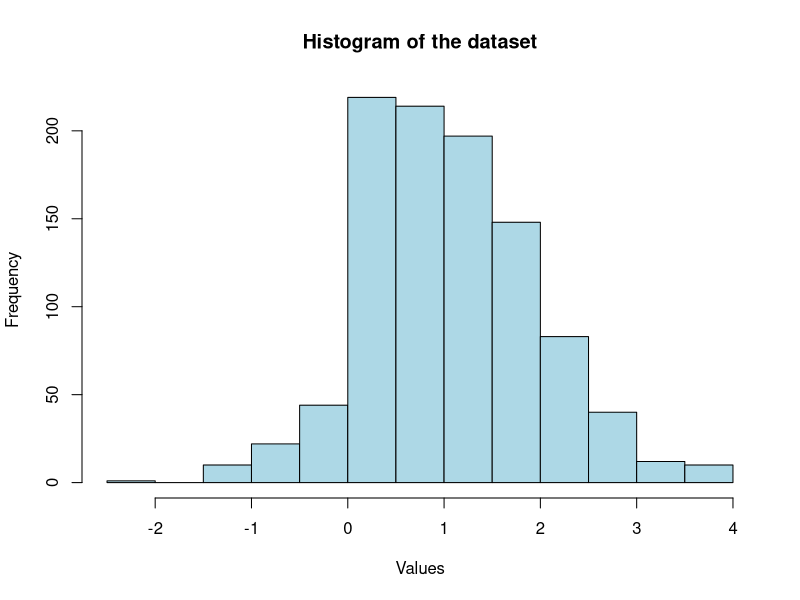
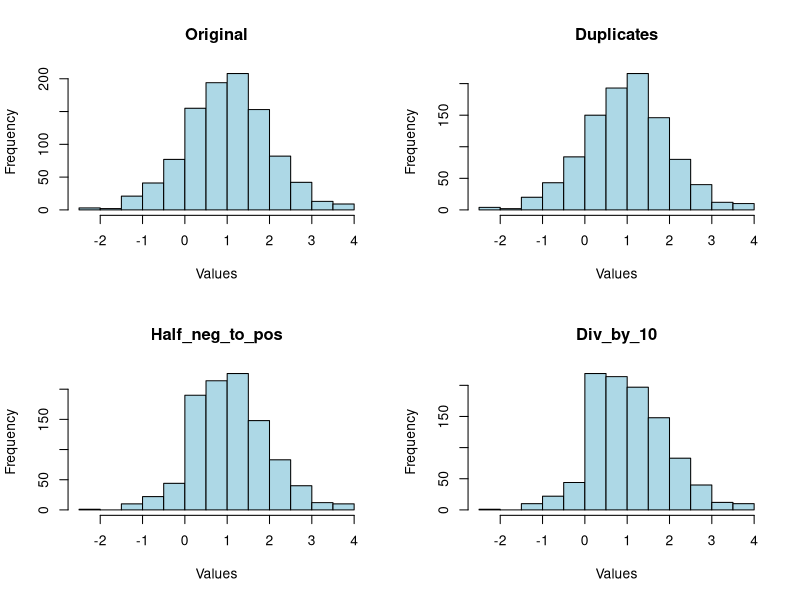

Generate these figures, in order, with R:
## ---- chunk 1
#| echo: false

# set the seed
# produce first sample of 900 observations from Normal distribution of mean 1 and sd 1
set.seed(111)
sample_data_900 <- rnorm(900, mean=1, sd=1)

# produce second sample of 100 observations from Normal distribution of mean 1 and sd 1
# produced using same seed
set.seed(111)
sample_data_100 <- rnorm(100, mean=1, sd=1)

# combine the two samples to produce sample of 1000 observations
combined_sample_1000 <- c(sample_data_900, sample_data_100)

# saving in a variable for further analysis
duplicates <- combined_sample_1000

# store the indices of negative values
neg_indices <- which(combined_sample_1000 < 0)

# change half of the negative draws to be positive
combined_sample_1000[neg_indices[1:(length(neg_indices)/2)]] <- abs(combined_sample_1000[neg_indices[1:(length(neg_indices)/2)]])

# saving in a variable for further analysis
half_neg_to_pos <- combined_sample_1000

# check the number of negative values left in the dataset
new_neg_indices <- which(combined_sample_1000<0)

# store the indices of observations >= 1 & <= 1.1
selected_indices <- which(combined_sample_1000 >= 1 & combined_sample_1000 <= 1.1)

# divide the values between 1 and 1.1 in the dataset by 10
combined_sample_1000[selected_indices] <- combined_sample_1000[selected_indices]/10

# saving in a variable for further analysis
div_by_10 <- combined_sample_1000

# check the number of values between 1 and 1.1 left in the dataset
new_selected_indices <- which(combined_sample_1000 >= 1 & combined_sample_1000 <= 1.1)

## ---- chunk 2
#| echo: false
hist(combined_sample_1000, main= "Histogram of the dataset", xlab="Values", col="lightblue", border="black")
## ---- chunk 3
#| echo: false
t.test(combined_sample_1000, mu=0, alternative = "greater")
## ---- chunk 4
#| echo: false

# same seed used
set.seed(111)
original <- rnorm(1000, 1,1)
## ---- chunk 5
#| echo: false

# create a dataframe to store the 4 datasets
df<-data.frame(Original=original, Duplicates=duplicates, Half_neg_to_pos=half_neg_to_pos, Div_by_10=div_by_10)

# generate the summary statistics
summary_stats <- data.frame(Median=apply(df,2,median),
                           Mean=apply(df,2,mean),
                           SD=apply(df,2,sd))

summary_stats
## ---- chunk 6
#| echo: false

par(mfrow=c(2,2))
for (col in colnames(df)){
  hist(df[[col]],main=col, xlab="Values", col="lightblue", border="black")
}

par(mfrow=c(1,1))
